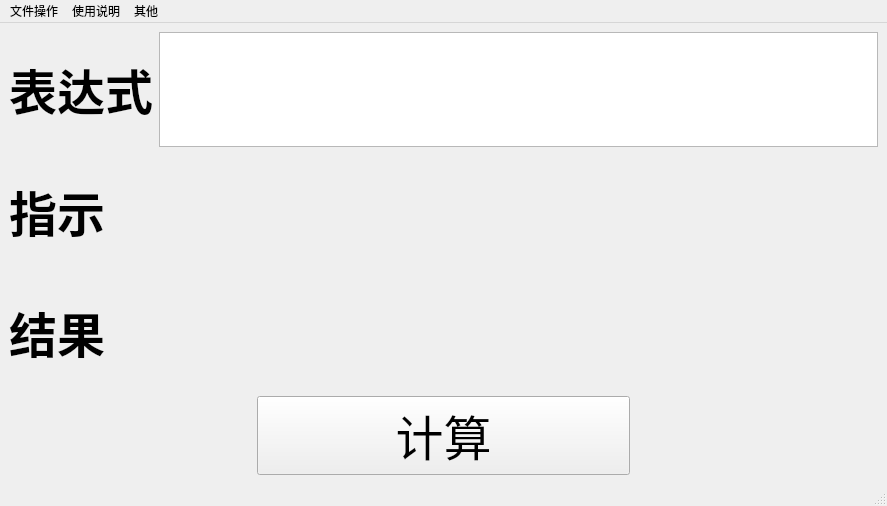
<?xml version="1.0" encoding="UTF-8"?>
<ui version="4.0">
 <class>MainWindow</class>
 <widget class="QMainWindow" name="MainWindow">
  <property name="geometry">
   <rect>
    <x>0</x>
    <y>0</y>
    <width>887</width>
    <height>506</height>
   </rect>
  </property>
  <property name="windowTitle">
   <string>MainWindow</string>
  </property>
  <widget class="QWidget" name="centralwidget">
   <layout class="QVBoxLayout" name="verticalLayout" stretch="2,2,2,1">
    <item>
     <layout class="QHBoxLayout" name="horizontalLayout_1" stretch="3,30">
      <item>
       <widget class="QLabel" name="exp_Label">
        <property name="font">
         <font>
          <family>Aharoni</family>
          <pointsize>36</pointsize>
          <weight>75</weight>
          <bold>true</bold>
         </font>
        </property>
        <property name="text">
         <string>表达式</string>
        </property>
       </widget>
      </item>
      <item>
       <widget class="QTextEdit" name="get_exp_textEdit">
        <property name="font">
         <font>
          <family>宋体</family>
          <pointsize>36</pointsize>
          <weight>75</weight>
          <bold>true</bold>
         </font>
        </property>
        <property name="lineWidth">
         <number>1</number>
        </property>
       </widget>
      </item>
     </layout>
    </item>
    <item>
     <layout class="QHBoxLayout" name="horizontalLayout_2" stretch="2,2,29">
      <item>
       <widget class="QLabel" name="treated_label">
        <property name="font">
         <font>
          <family>Aharoni</family>
          <pointsize>36</pointsize>
          <weight>75</weight>
          <bold>true</bold>
         </font>
        </property>
        <property name="text">
         <string>指示</string>
        </property>
       </widget>
      </item>
      <item>
       <spacer name="horizontalSpacer">
        <property name="orientation">
         <enum>Qt::Horizontal</enum>
        </property>
        <property name="sizeHint" stdset="0">
         <size>
          <width>40</width>
          <height>20</height>
         </size>
        </property>
       </spacer>
      </item>
      <item>
       <widget class="QLabel" name="show_pretreated_Label">
        <property name="palette">
         <palette>
          <active>
           <colorrole role="WindowText">
            <brush brushstyle="SolidPattern">
             <color alpha="255">
              <red>0</red>
              <green>0</green>
              <blue>255</blue>
             </color>
            </brush>
           </colorrole>
          </active>
          <inactive>
           <colorrole role="WindowText">
            <brush brushstyle="SolidPattern">
             <color alpha="255">
              <red>0</red>
              <green>0</green>
              <blue>255</blue>
             </color>
            </brush>
           </colorrole>
          </inactive>
          <disabled>
           <colorrole role="WindowText">
            <brush brushstyle="SolidPattern">
             <color alpha="255">
              <red>120</red>
              <green>120</green>
              <blue>120</blue>
             </color>
            </brush>
           </colorrole>
          </disabled>
         </palette>
        </property>
        <property name="font">
         <font>
          <family>宋体</family>
          <pointsize>36</pointsize>
          <weight>50</weight>
          <bold>false</bold>
         </font>
        </property>
        <property name="lineWidth">
         <number>1</number>
        </property>
        <property name="text">
         <string/>
        </property>
        <property name="wordWrap">
         <bool>true</bool>
        </property>
       </widget>
      </item>
     </layout>
    </item>
    <item>
     <layout class="QHBoxLayout" name="horizontalLayout_3" stretch="2,2,29">
      <item>
       <widget class="QLabel" name="result_label">
        <property name="font">
         <font>
          <family>Aharoni</family>
          <pointsize>36</pointsize>
          <weight>75</weight>
          <bold>true</bold>
         </font>
        </property>
        <property name="text">
         <string>结果</string>
        </property>
       </widget>
      </item>
      <item>
       <spacer name="horizontalSpacer_2">
        <property name="orientation">
         <enum>Qt::Horizontal</enum>
        </property>
        <property name="sizeHint" stdset="0">
         <size>
          <width>40</width>
          <height>20</height>
         </size>
        </property>
       </spacer>
      </item>
      <item>
       <widget class="QLabel" name="show_result_Label">
        <property name="palette">
         <palette>
          <active>
           <colorrole role="WindowText">
            <brush brushstyle="SolidPattern">
             <color alpha="255">
              <red>0</red>
              <green>0</green>
              <blue>255</blue>
             </color>
            </brush>
           </colorrole>
          </active>
          <inactive>
           <colorrole role="WindowText">
            <brush brushstyle="SolidPattern">
             <color alpha="255">
              <red>0</red>
              <green>0</green>
              <blue>255</blue>
             </color>
            </brush>
           </colorrole>
          </inactive>
          <disabled>
           <colorrole role="WindowText">
            <brush brushstyle="SolidPattern">
             <color alpha="255">
              <red>120</red>
              <green>120</green>
              <blue>120</blue>
             </color>
            </brush>
           </colorrole>
          </disabled>
         </palette>
        </property>
        <property name="font">
         <font>
          <family>宋体</family>
          <pointsize>36</pointsize>
          <weight>50</weight>
          <bold>false</bold>
         </font>
        </property>
        <property name="text">
         <string/>
        </property>
       </widget>
      </item>
     </layout>
    </item>
    <item>
     <layout class="QHBoxLayout" name="horizontalLayout_4" stretch="2,3,2">
      <item>
       <spacer name="horizontalSpacer_4">
        <property name="orientation">
         <enum>Qt::Horizontal</enum>
        </property>
        <property name="sizeHint" stdset="0">
         <size>
          <width>40</width>
          <height>20</height>
         </size>
        </property>
       </spacer>
      </item>
      <item>
       <widget class="QPushButton" name="cal_pushButton">
        <property name="font">
         <font>
          <family>宋体</family>
          <pointsize>36</pointsize>
         </font>
        </property>
        <property name="text">
         <string>计算</string>
        </property>
       </widget>
      </item>
      <item>
       <spacer name="horizontalSpacer_5">
        <property name="orientation">
         <enum>Qt::Horizontal</enum>
        </property>
        <property name="sizeHint" stdset="0">
         <size>
          <width>40</width>
          <height>20</height>
         </size>
        </property>
       </spacer>
      </item>
     </layout>
    </item>
   </layout>
  </widget>
  <widget class="QStatusBar" name="statusbar"/>
  <widget class="QMenuBar" name="menuBar">
   <property name="geometry">
    <rect>
     <x>0</x>
     <y>0</y>
     <width>887</width>
     <height>23</height>
    </rect>
   </property>
   <widget class="QMenu" name="menu">
    <property name="title">
     <string>使用说明</string>
    </property>
    <addaction name="action_use"/>
    <addaction name="action_fileIO"/>
   </widget>
   <widget class="QMenu" name="menu_2">
    <property name="title">
     <string>其他</string>
    </property>
    <addaction name="actionQT"/>
    <addaction name="action_log"/>
    <addaction name="action_about"/>
   </widget>
   <widget class="QMenu" name="menu_3">
    <property name="title">
     <string>文件操作</string>
    </property>
    <addaction name="action_edit"/>
    <addaction name="action_output"/>
   </widget>
   <addaction name="menu_3"/>
   <addaction name="menu"/>
   <addaction name="menu_2"/>
  </widget>
  <action name="action_use">
   <property name="text">
    <string>支持的运算</string>
   </property>
  </action>
  <action name="action_about">
   <property name="text">
    <string>关于</string>
   </property>
  </action>
  <action name="action_log">
   <property name="text">
    <string>工作日志</string>
   </property>
  </action>
  <action name="action_fileIO">
   <property name="text">
    <string>文件输入输出</string>
   </property>
  </action>
  <action name="action_edit">
   <property name="text">
    <string>编辑文件</string>
   </property>
  </action>
  <action name="action_output">
   <property name="text">
    <string>输出结果到文件尾</string>
   </property>
  </action>
  <action name="actionQT">
   <property name="text">
    <string>QT版本</string>
   </property>
  </action>
 </widget>
 <resources/>
 <connections/>
</ui>
